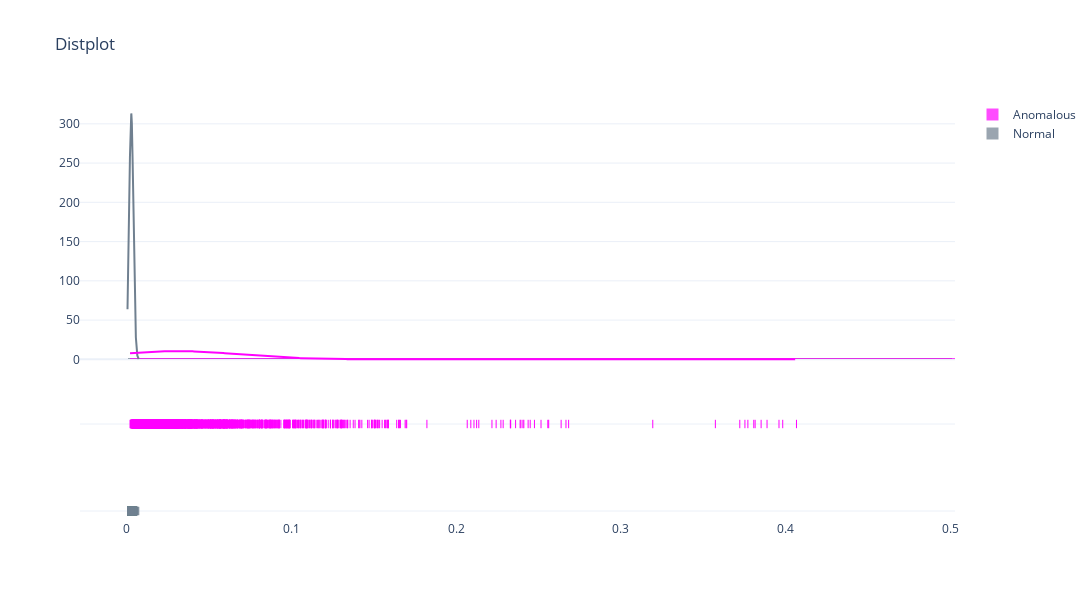

The cell this chart's notebook holds for it:
### Code cell
fig.update_layout(title_text='Distplot', template = "plotly_white", height = 600, width = 1200)
fig.show()

### Figure 1 — Plotly figure (JSON) as saved in the notebook; plotly's stock layout.template omitted (floating-point values rounded to 4 significant figures; data arrays with more than 128 entries replaced by an {"elided": "..."} marker saying what was removed)
{"data": [{"histnorm": "probability density", "legendgroup": "Normal", "marker": {"color": "slategray"}, "name": "Normal", "opacity": 0.7, "type": "histogram", "x": {"elided": "1279 float values"}, "xaxis": "x", "xbins": {"end": 0.007736, "size": 0.5, "start": 0.0009015}, "yaxis": "y"}, {"histnorm": "probability density", "legendgroup": "Anomalous", "marker": {"color": "magenta"}, "name": "Anomalous", "opacity": 0.7, "type": "histogram", "x": {"elided": "3630 float values"}, "xaxis": "x", "xbins": {"end": 0.4064, "size": 0.5, "start": 0.002438}, "yaxis": "y"}, {"legendgroup": "Normal", "marker": {"color": "slategray"}, "mode": "lines", "name": "Normal", "showlegend": false, "type": "scatter", "x": {"elided": "500 float values"}, "xaxis": "x", "y": {"elided": "500 float values"}, "yaxis": "y"}, {"legendgroup": "Anomalous", "marker": {"color": "magenta"}, "mode": "lines", "name": "Anomalous", "showlegend": false, "type": "scatter", "x": {"elided": "500 float values"}, "xaxis": "x", "y": {"elided": "500 float values"}, "yaxis": "y"}, {"legendgroup": "Normal", "marker": {"color": "slategray", "symbol": "line-ns-open"}, "mode": "markers", "name": "Normal", "showlegend": false, "type": "scatter", "x": {"elided": "1279 float values"}, "xaxis": "x", "y": {"elided": "1279 str values"}, "yaxis": "y2"}, {"legendgroup": "Anomalous", "marker": {"color": "magenta", "symbol": "line-ns-open"}, "mode": "markers", "name": "Anomalous", "showlegend": false, "type": "scatter", "x": {"elided": "3630 float values"}, "xaxis": "x", "y": {"elided": "3630 str values"}, "yaxis": "y2"}], "layout": {"barmode": "overlay", "height": 600, "hovermode": "closest", "legend": {"traceorder": "reversed"}, "title": {"text": "Distplot"}, "width": 1200, "xaxis": {"anchor": "y2", "autorange": true, "domain": [0, 1], "range": [-0.02764, 0.5024], "type": "linear", "zeroline": false}, "yaxis": {"anchor": "free", "autorange": true, "domain": [0.35, 1], "position": 0, "range": [-17.39, 330.4], "type": "linear"}, "yaxis2": {"anchor": "x", "autorange": true, "domain": [0, 0.25], "dtick": 1, "range": [-0.1034, 1.103], "showticklabels": false, "type": "category"}}}
